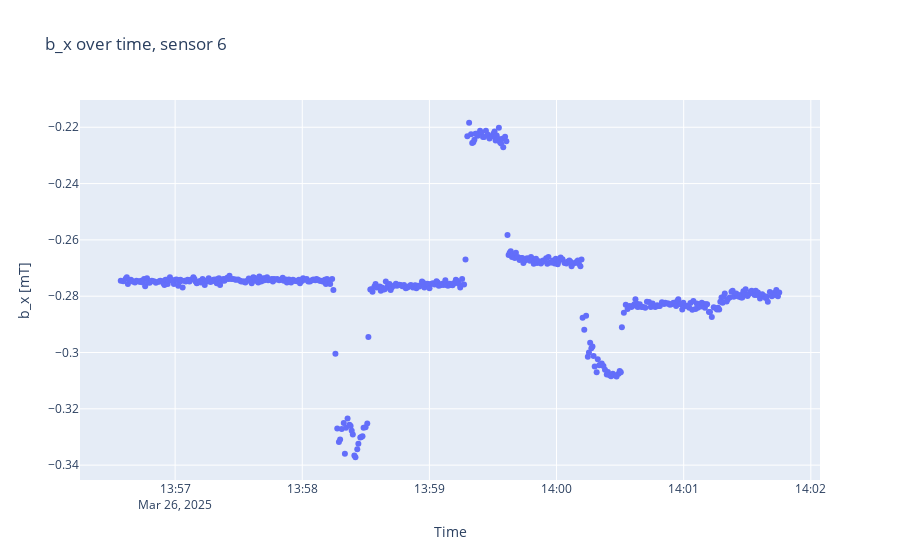
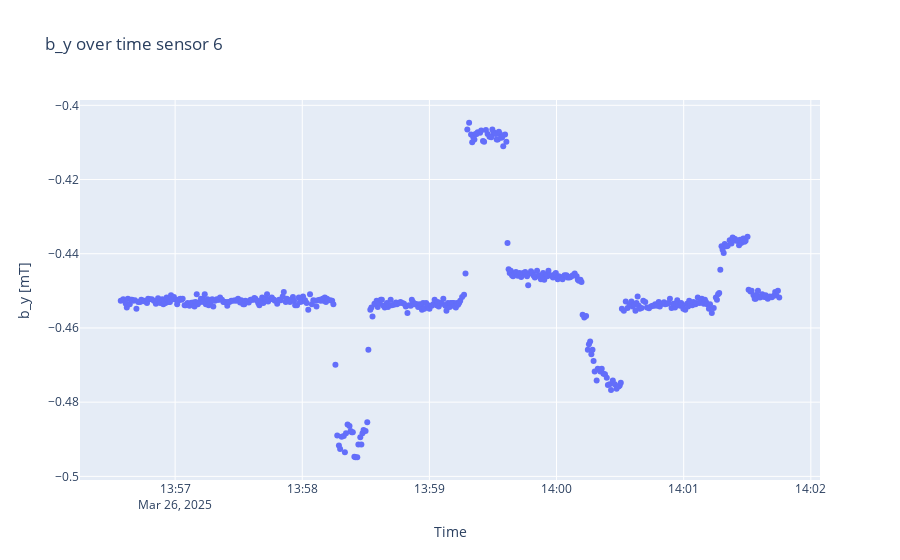

These figures' notebook cell, in order:
### Code cell
sensorplots(B2, timestamps2, 6)

### Figure 1 — Plotly figure (JSON) as saved in the notebook; plotly's stock layout.template omitted (floating-point values rounded to 4 significant figures; data arrays with more than 128 entries replaced by an {"elided": "..."} marker saying what was removed)
{"data": [{"mode": "markers", "type": "scatter", "x": {"elided": "460 str values"}, "y": {"elided": "460 float values"}}], "layout": {"title": {"text": "b_x over time, sensor 6"}, "xaxis": {"title": {"text": "Time"}}, "yaxis": {"scaleanchor": "y", "title": {"text": "b_x [mT]"}}}}

### Figure 2 — Plotly figure (JSON) as saved in the notebook; plotly's stock layout.template omitted (floating-point values rounded to 4 significant figures; data arrays with more than 128 entries replaced by an {"elided": "..."} marker saying what was removed)
{"data": [{"mode": "markers", "type": "scatter", "x": {"elided": "460 str values"}, "y": {"elided": "460 float values"}}], "layout": {"title": {"text": "b_y over time sensor 6"}, "xaxis": {"title": {"text": "Time"}}, "yaxis": {"scaleanchor": "y", "title": {"text": "b_y [mT]"}}}}
